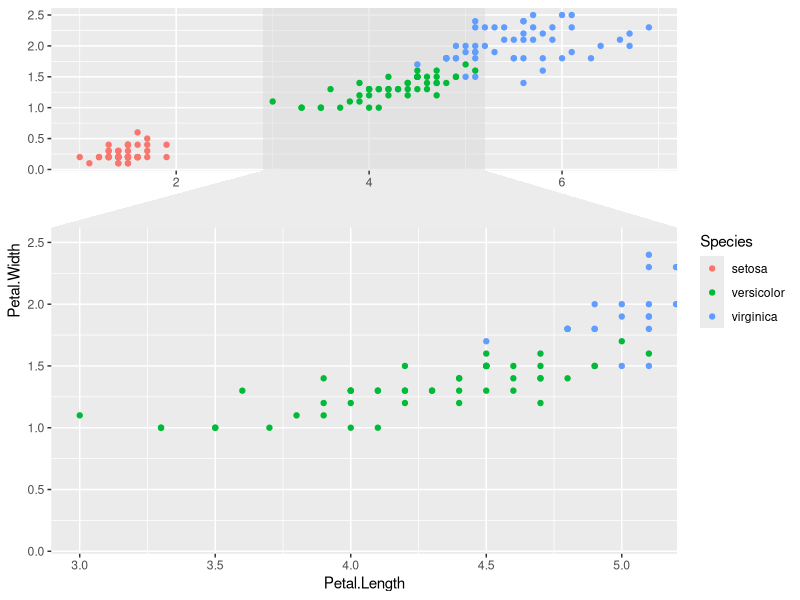
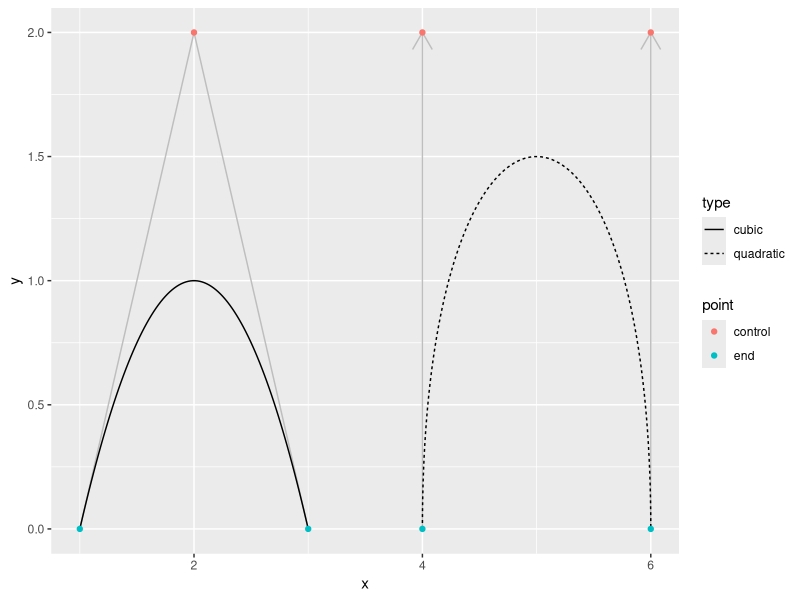

These charts were generated, in order, by the following R code:
## ---- chunk 1
knitr::opts_knit$set(root.dir = here::here())
## ---- chunk 2
library(ggforce)
ggplot(iris, aes(Petal.Length, Petal.Width, colour = Species)) +
  geom_point() +
  facet_zoom(x = Species == "versicolor")
## ---- chunk 3
beziers <- data.frame(
  x = c(1, 2, 3, 4, 4, 6, 6),
  y = c(0, 2, 0, 0, 2, 2, 0),
  type = rep(c('cubic', 'quadratic'), c(3, 4)),
  point = c('end', 'control', 'end', 'end', 'control', 'control', 'end'),
  colour = letters[1:7]
)
help_lines <- data.frame(
  x = c(1, 3, 4, 6),
  xend = c(2, 2, 4, 6),
  y = 0,
  yend = 2
)

# See how control points affect the bezier
ggplot() +
  geom_segment(aes(x = x, xend = xend, y = y, yend = yend),
               data = help_lines,
               arrow = arrow(length = unit(c(0, 0, 0.5, 0.5), 'cm')),
               colour = 'grey') +
  geom_bezier(aes(x = x, y = y, group = type, linetype = type),
              data = beziers) +
  geom_point(aes(x = x, y = y, colour = point),
             data = beziers)

